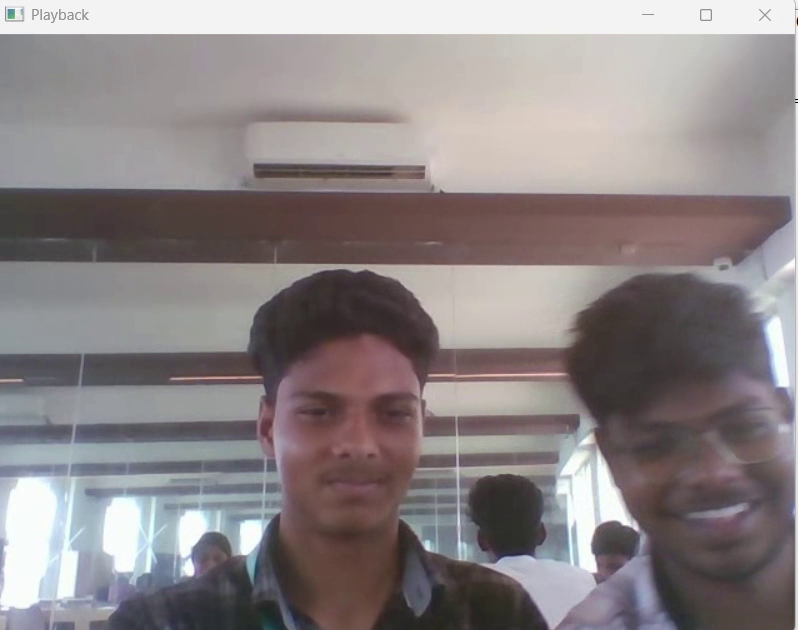
#> input picture frame 24 of Experiments/EXP 3.mp4, 798 x 630 px
$ python 'EXP 34.py'
#> lines starting #> are read from the running program, lines starting #| are printed output that depends on the picture; after the words box and inside, x2 and y2 are one past the last pixel; in counts of white or black regions, pixels touching at a corner belong together
import cv2

# Open video
video = cv2.VideoCapture(r"C:\Users\janak\OneDrive\Desktop\Open CV\EXP 3.mp4")

# Background subtractor
bg = cv2.createBackgroundSubtractorMOG2()

while True:
    ret, frame = video.read()
#> frame is the input picture: shape (630, 798, 3); mean B, G, R 134.2, 132.9, 140.4

    if not ret:
        break

    # Detect moving objects
    mask = bg.apply(frame)
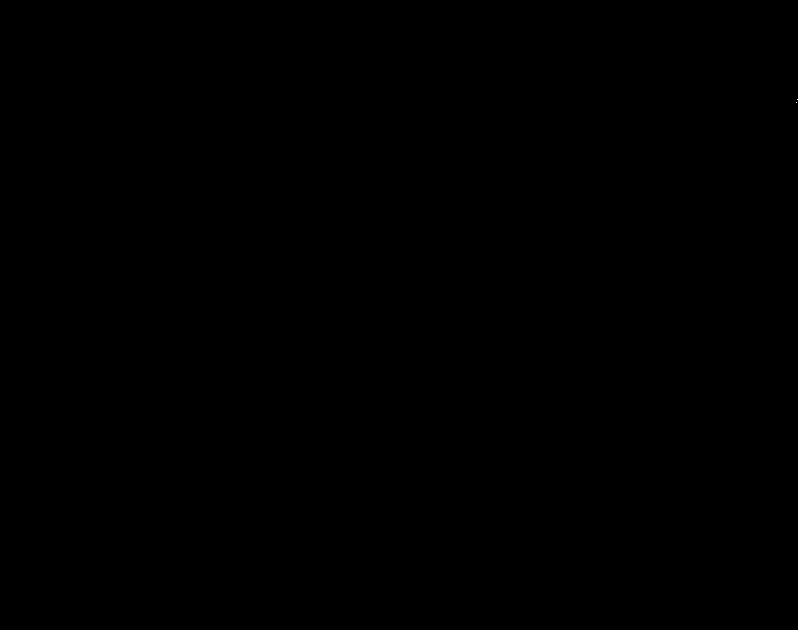
#> mask: shape (630, 798); values 127 (black) and 255 (white), 0% white in thin lines or dots, all inside (x1, y1, x2, y2) = (796, 99, 798, 103)

    # Find contours
    contours, _ = cv2.findContours(
        mask, cv2.RETR_EXTERNAL, cv2.CHAIN_APPROX_SIMPLE
    )
#> contours = [[[0, 0], [0, 629], [797, 629], [797, 0]]]

    # Draw boxes around detected objects
    for contour in contours:
        if cv2.contourArea(contour) > 500:
            x, y, w, h = cv2.boundingRect(contour)
            cv2.rectangle(frame, (x, y), (x+w, y+h), (0, 255, 0), 2)
#> this loop made 1 pass
#> (contour, x, y, w, h) on pass 1: ([[0, 0], [0, 629], [797, 629], [797, 0]], 0, 0, 798, 630)
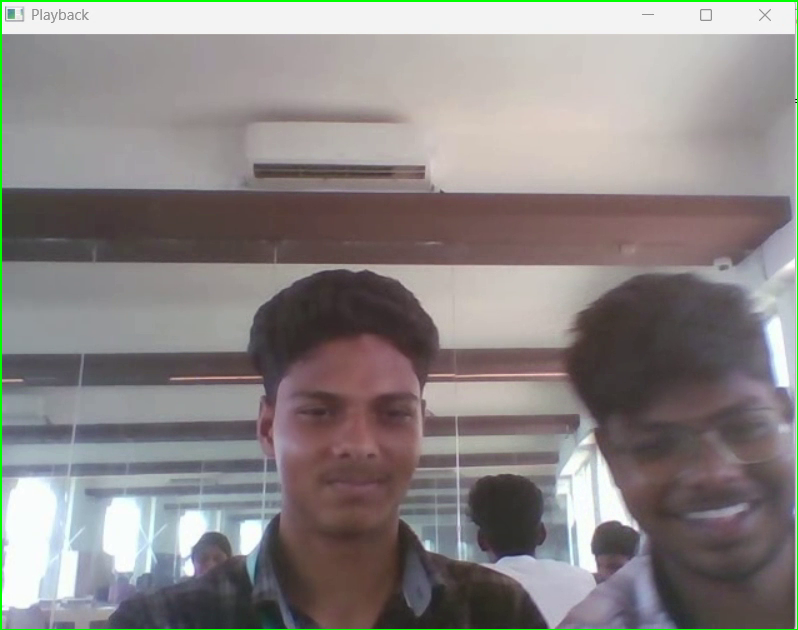
#> frame: shape (630, 798, 3); 0.85% of pixels changed, all inside (x1, y1, x2, y2) = (0, 0, 798, 630)

    cv2.imshow("Vehicle Detection", frame)

    if cv2.waitKey(30) & 0xFF == ord('q'):
#> (key q is pressed here)
        break

video.release()
cv2.destroyAllWindows()

$ run again, starting later in the video
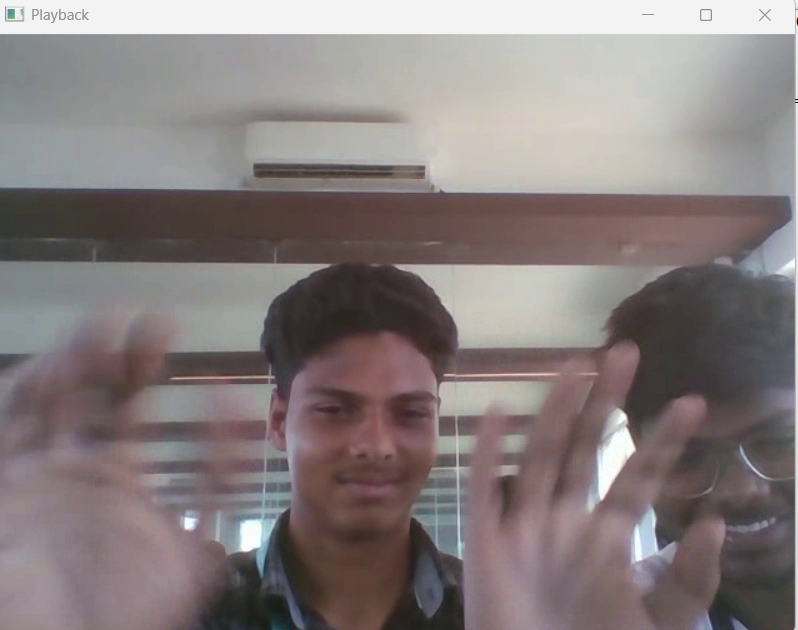
#> input picture frame 109 of Experiments/EXP 3.mp4, 798 x 630 px
#> frame is the input picture: shape (630, 798, 3); mean B, G, R 125.6, 125.6, 134.7
#> mask: shape (630, 798); values 127 (black) and 255 (white), 0% white in thin lines or dots, all inside (x1, y1, x2, y2) = (796, 99, 797, 103)
#> contours = [[[0, 0], [0, 629], [797, 629], [797, 0]]]
#> the loop `for contour in contours:` made 1 pass
#> (contour, x, y, w, h) on pass 1: ([[0, 0], [0, 629], [797, 629], [797, 0]], 0, 0, 798, 630)
#> after the loop `for contour in contours:`:
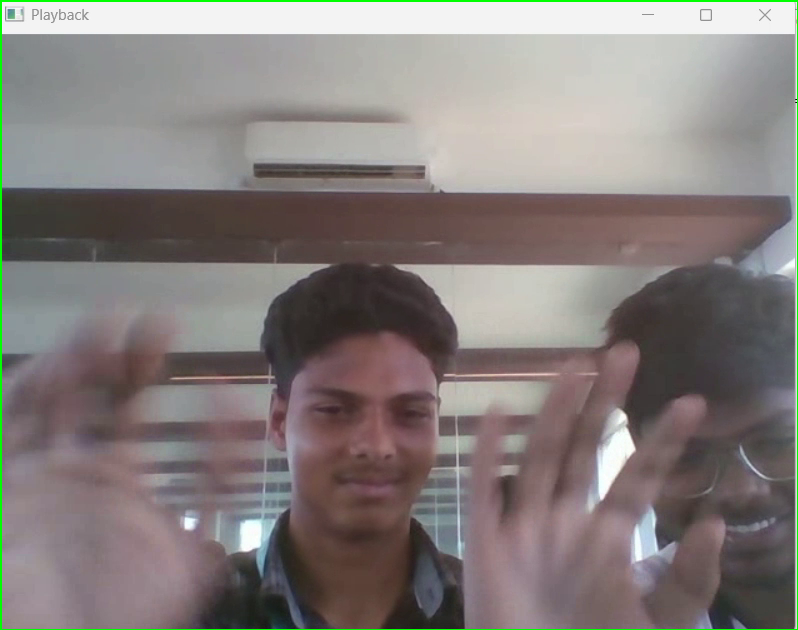
#> frame: shape (630, 798, 3); 0.85% of pixels changed, all inside (x1, y1, x2, y2) = (0, 0, 798, 630)

$ run again, starting later in the video
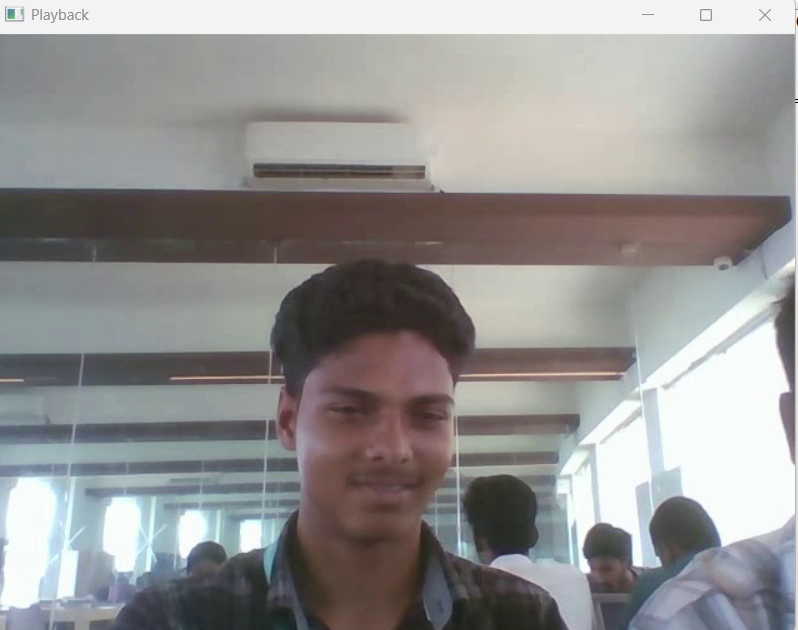
#> input picture frame 194 of Experiments/EXP 3.mp4, 798 x 630 px
#> frame is the input picture: shape (630, 798, 3); mean B, G, R 145.3, 145.9, 147.2
#> mask: shape (630, 798); values 127 (black) and 255 (white), 0% white in thin lines or dots, all inside (x1, y1, x2, y2) = (796, 99, 797, 103)
#> contours = [[[0, 0], [0, 629], [797, 629], [797, 0]]]
#> the loop `for contour in contours:` made 1 pass
#> (contour, x, y, w, h) on pass 1: ([[0, 0], [0, 629], [797, 629], [797, 0]], 0, 0, 798, 630)
#> after the loop `for contour in contours:`:
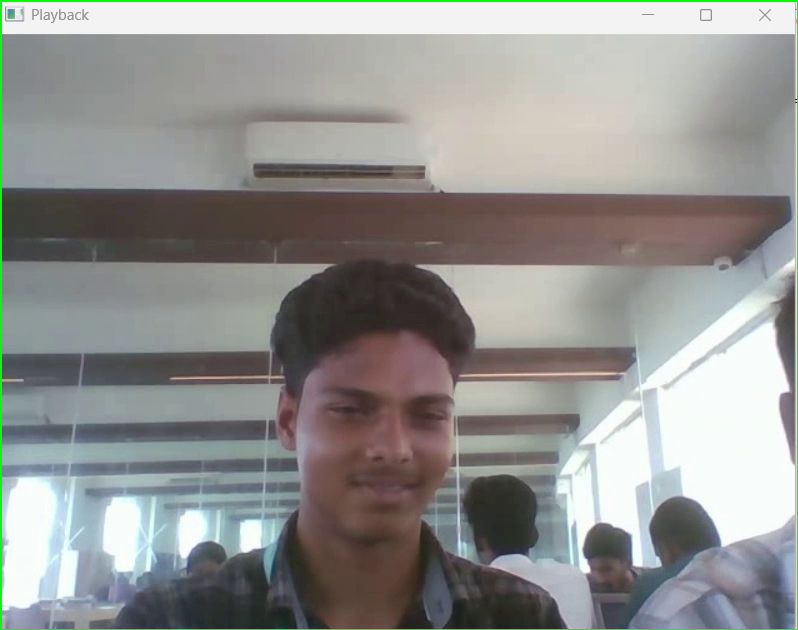
#> frame: shape (630, 798, 3); 0.85% of pixels changed, all inside (x1, y1, x2, y2) = (0, 0, 798, 630)
